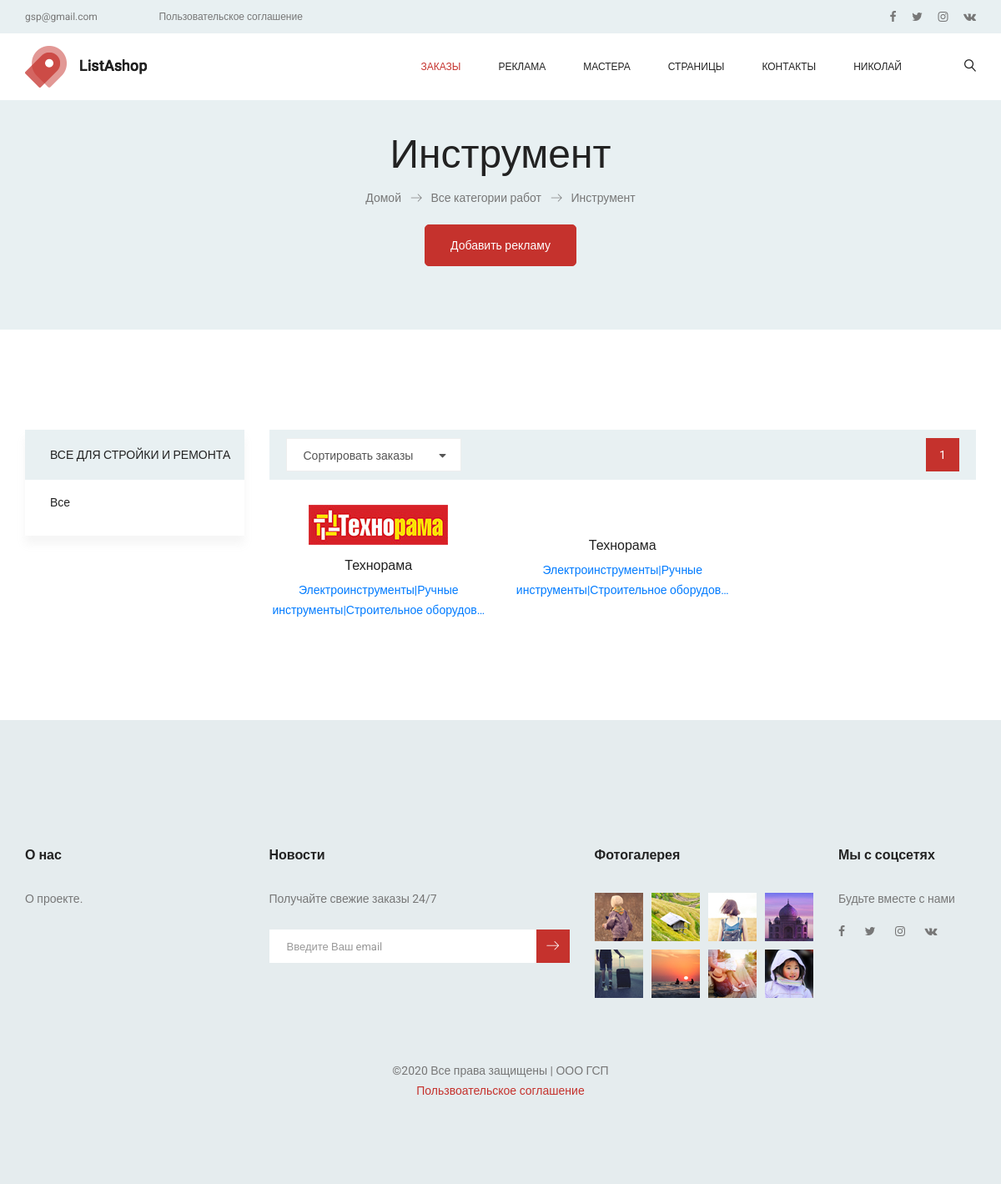
The page /promotions/instrument/ (signed in) on the database its author committed.
### reclame/models.py (models this page shows, shortened)
class Category(MPTTModel):
    name = models.CharField(max_length=50, unique=True, verbose_name='Подкатегория')
    slug = models.SlugField(max_length=200, null=True, blank=True, unique=True, verbose_name='Nazvanie_kategorii')
    parent = TreeForeignKey('self', on_delete=models.CASCADE, null=True, blank=True, related_name='children',
                            verbose_name='Категория')
    is_active = models.BooleanField(default=True, verbose_name='Активность категории')
    created = models.DateField(blank=True, null=True, default=timezone.now, verbose_name='Дата создания записи')
    updated = models.DateField(blank=True, null=True, default=timezone.now, verbose_name='Дата ред-ия записи')
    class MPTTMeta:
        order_insertion_by = ['name']
        verbose_name = 'Тест мптт'
        verbose_name_plural = 'Тест мптт'
    class Meta:
        verbose_name = 'Категория -> Подкатегория'
        verbose_name_plural = 'Категории -> Подкатегории'

class Promotion(models.Model):
    category = TreeManyToManyField(Category, blank=True, symmetrical=False, related_name='promotions', verbose_name='Категория')
    name = models.CharField(blank=True, null=True, default=None, max_length=200, verbose_name='Название рекламодателя')
    slug = models.SlugField(null=True, blank=True, max_length=200, db_index=True,
                            verbose_name='Nazvanie_reklamodatelya')
    country = models.CharField(blank=True, null=True, default='Россия', max_length=200, verbose_name='Страна')
    region = models.CharField(blank=True, null=True, default='Курская область', max_length=200, verbose_name='Регион')
    town = models.CharField(blank=True, null=True, default='Курск', max_length=200, verbose_name='Город')
    site = models.URLField(max_length=1024, blank=True, default=None, null=None, verbose_name='Сайт')
    email = models.EmailField(max_length=128, blank=True, null=True, default=None, verbose_name='Емейл')
    photo = models.ImageField(upload_to='promotions_test_photos/%Y/%m/%d', blank=True, verbose_name='Фото')
    logotype = models.ImageField(upload_to='promotions_test_logotypes/%Y/%m/%d', blank=True, verbose_name='Логотип')
    description = models.TextField(max_length=512, blank=True, verbose_name='Описание деятельности')
    is_active = models.BooleanField(default=False, verbose_name='Активность рекламы')
    paid = models.BooleanField(default=False, verbose_name='Оплачен показ рекламы?')
    created = models.DateField(blank=True, null=True, default=timezone.now, verbose_name='Дата создания записи')
    updated = models.DateField(blank=True, null=True, default=timezone.now, verbose_name='Дата ред-ия записи')
    class Meta:
        ordering = ('-created', 'name')
        index_together = (('id', 'slug'),)
        verbose_name = 'Место под рекламу'
        verbose_name_plural = 'Места под рекламу'
    def get_absolute_url(self):
        return reverse('reclame:promotion_detail', args=[self.id, self.slug])

### reclame/views.py (the view)
# urls.py: path('', views.promotion_list, name='promotion_list'),
def promotion_list(request, category_slug=None):
    category = None
    categories = Category.objects.filter(is_active=True)
    object_list = Promotion.objects.filter(is_active=True)
    if category_slug:
        category = get_object_or_404(Category, slug=category_slug)
        object_list = object_list.filter(category=category)
    paginator = Paginator(object_list, 50)
    page = request.GET.get('page')
    try:
        promotions = paginator.page(page)
    except PageNotAnInteger:
        promotions = paginator.page(1)
    except EmptyPage:
        promotions = paginator.page(paginator.num_pages)
    return render(request, "reclame/list.html", {'category': category,
                                                 'categories': categories,
                                                 'promotions': promotions})

### templates/reclame/list.html (shortened to what this page needs)
{% extends 'base.html' %}
{% load static %}
{% load mptt_tags %}
{% block content %}
<section class="banner_area">
    <div class="banner_inner d-flex align-items-center">
        <div class="container">
            <div class="banner_content text-center">
                <h2>{% if category %}{{ category.name }}{% else %} Реклама {% endif %}</h2>
                <div class="page_link">
                    <a href="#">Домой</a>
                    <a href="#">Все категории работ</a>
                    <a href="#">{% if category %}{{ category.name }}{% else %} Реклама {% endif %}</a>
                </div>
                <div class="main_add_offer">
        			<a class="main_btn" href="#">Добавить рекламу</a>
        		</div>
            </div>
        </div>
    </div>
</section>
<section class="cat_product_area p_120">
    <div class="container">
        <div class="row flex-row-reverse">
            <div class="col-lg-9">
                <div class="product_top_bar">
                    <div class="left_dorp">
                    </div>
                    {% include 'reclame/pagination.html' with page=promotions %}
                </div>
                <div class="latest_product_inner row">
                    {% for promotion in promotions %}
                        <div class="col-lg-4 col-md-4 col-sm-6">
                            <div class="f_p_item">
                                <div class="f_p_img">
                                    <a href="{{ promotion.get_absolute_url }}">
                                        <img class="img-fluid" src="{% if promotion.logotype %}{{ promotion.logotype.url }}{%else %}{% static "img/no_image.png" %}{% endif %}" alt="">
                                    </a>
                                </div>
                                <a href="{{ promotion.get_absolute_url }}">
                                    <h4>{{ promotion.name }}</h4>
                                </a>
                                <a href="{{ promotion.get_absolute_url }}">
                                    <p>{{ promotion.description|truncatechars:60 }}</p>
                                </a>
                            </div>
                        </div>
                    {% endfor %}
                </div>
            </div>
            <div class="col-lg-3">
                <div class="left_sidebar_area">
                    <aside class="left_widgets cat_widgets">
                        <div class="l_w_title">
                            <h3>Все для стройки и ремонта</h3>
                        </div>
                        <div class="widgets_inner">
                            <ul class="list">
                                <li {% if not category %} class="selected" {% endif %}>
                                    <a href="{% url "reclame:promotion_list" %}">Все</a>
                                </li>
                            </ul>
                        </div>
                    </aside>
                </div>
            </div>
        </div>
    </div>
</section>
{% endblock content %}

### templates/navbar/navbar.html (shortened to what this page needs)
{% load static %}
<header class="header_area">
    <div class="top_menu row m0">
        <div class="container">
            <div class="float-left">
                <a href="mailto:gsp@gmail.com">gsp@gmail.com</a>
                <a href="#">Пользовательское соглашение</a>
            </div>
            <div class="float-right">
                <ul class="header_social">
                    <li><a href="#"><i class="fa fa-facebook"></i></a></li>
                    <li><a href="#"><i class="fa fa-twitter"></i></a></li>
                    <li><a href="#"><i class="fa fa-instagram"></i></a></li>
                    <li><a href="#"><i class="fa fa-vk"></i></a></li>
                </ul>
            </div>
        </div>
    </div>
    <div class="main_menu">
        <nav class="navbar navbar-expand-lg navbar-light main_box">
            <div class="container">
                <a class="navbar-brand logo_h" href="index.html"><img src="img/logo.png" alt=""></a>
                <div class="collapse navbar-collapse offset" id="navbarSupportedContent">
                    <ul class="nav navbar-nav menu_nav ml-auto">
                        <li class="nav-item active"><a class="nav-link" href="{% url 'job:offer_list' %}">Заказы</a></li>
                        <li class="nav-item submenu dropdown">
                            <a href="#" class="nav-link dropdown-toggle" data-toggle="dropdown" role="button" aria-haspopup="true" aria-expanded="false">Реклама</a>
                        </li>
                        <li class="nav-item submenu dropdown">
                            <a href="#" class="nav-link dropdown-toggle" data-toggle="dropdown" role="button" aria-haspopup="true" aria-expanded="false">Мастера</a>
                        </li>
                        <li class="nav-item submenu dropdown">
                            <a href="#" class="nav-link dropdown-toggle" data-toggle="dropdown" role="button" aria-haspopup="true" aria-expanded="false">Страницы</a>
                        </li>
                        <li class="nav-item"><a class="nav-link" href="#">Контакты</a></li>
                        {% if request.user.is_authenticated %}
                            <li class="nav-item submenu dropdown">
                                <a href="#" class="nav-link dropdown-toggle" data-toggle="dropdown" role="button" aria-haspopup="true" aria-expanded="false"> {{ request.user.first_name }} </a>
                            </li>
                            {% else %}
                                <li class="nav-item"><a href="{% url 'login' %}" class="cart"><i class="lnr lnr lnr-user"></i> Войти</a></li>
                        {% endif %}
                    </ul>
                    <ul class="nav navbar-nav navbar-right">
                        <li class="nav-item"><a href="#" class="search"><i class="lnr lnr-magnifier"></i></a></li>
                    </ul>
                </div>
            </div>
        </nav>
    </div>
</header>

### static/static_dev/css/responsive.css (style rules this page uses)
@media (max-width:1619px) { .header_area .navbar .search { margin-left: 40px; } }

### rows shown on the page
Category: name "Инструмент"
Promotion: logotype (picture), name "Технорама", description "Электроинструменты|Ручные инструменты|Строительное оборудов…"
Promotion: name "Технорама", description "Электроинструменты|Ручные инструменты|Строительное оборудов…"

### other values the page prints
{{ request.user.first_name }} "НИКОЛАЙ"
{{ i }} "1"
